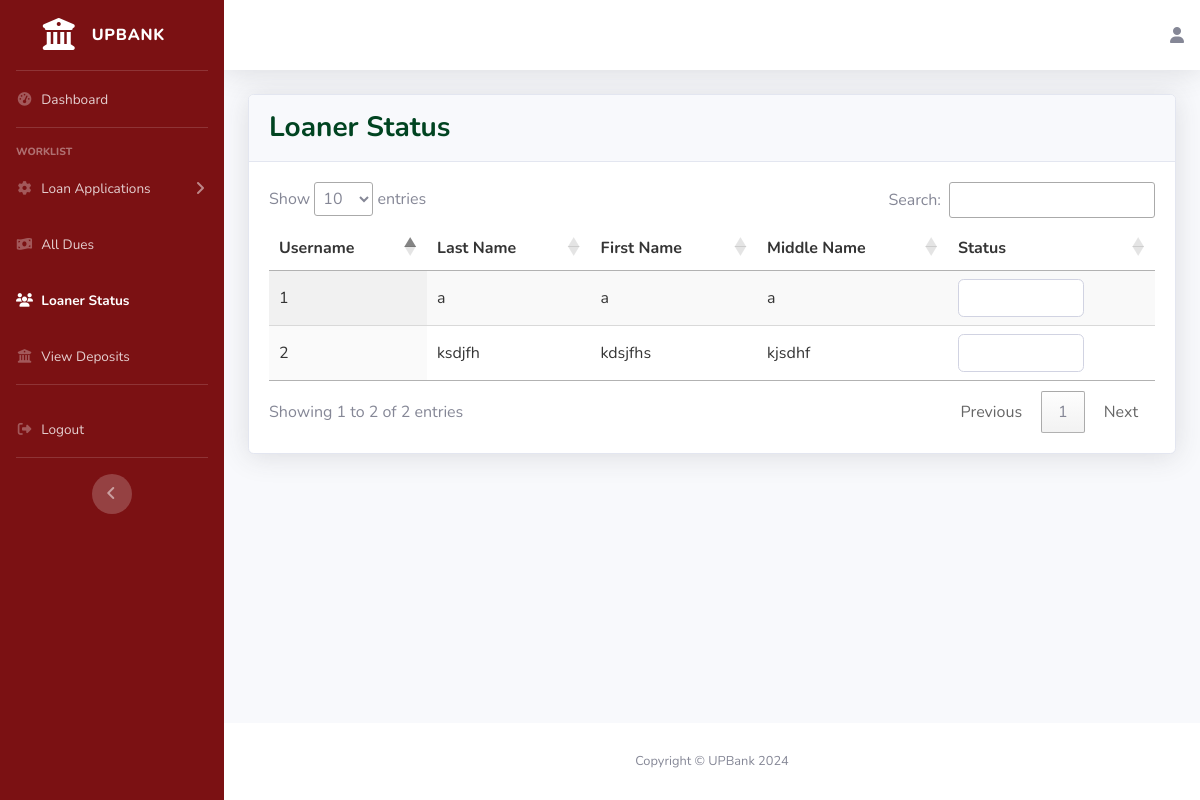
Before: /bank-officer/loaner-status with the older database file.
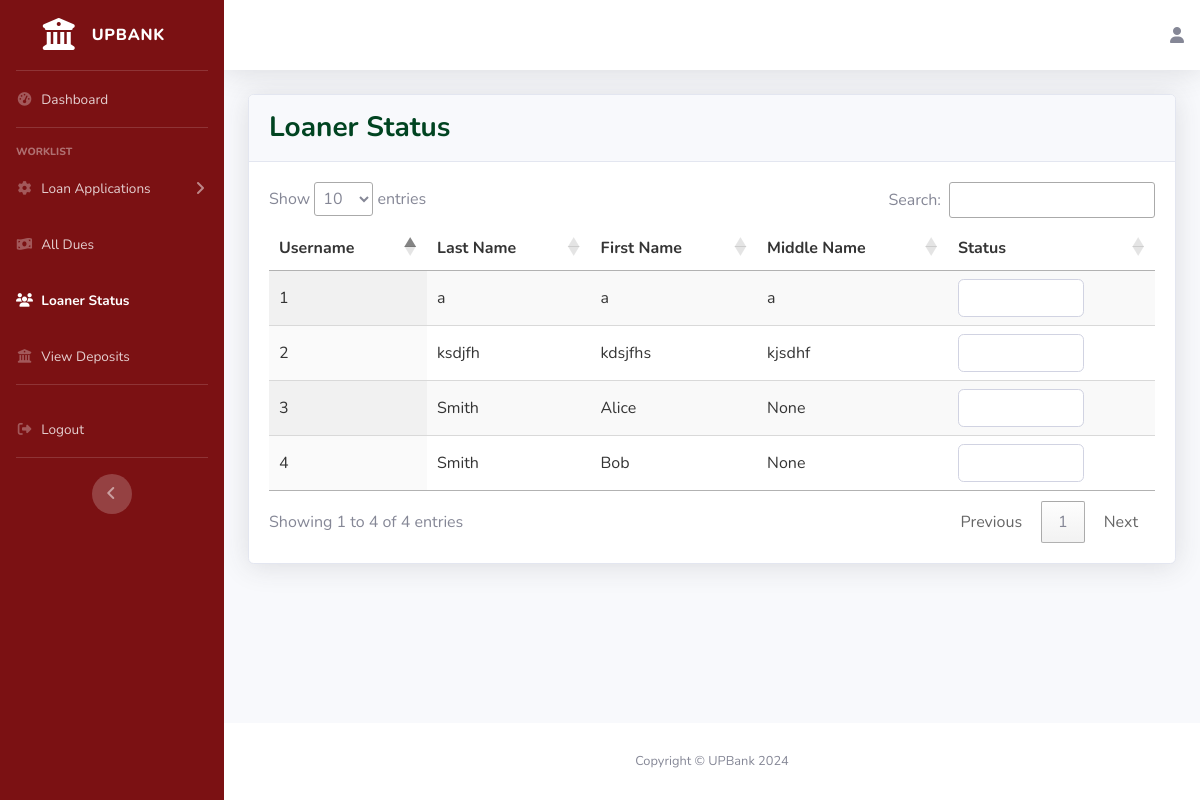
After: the same page with the newer database file.
### loans_borrower/models.py (models this page shows, shortened)
class Loans(models.Model):
    STATUS = (
        ('For Review', 'For Review'),
        ('Approved', 'Approved'),
        ('Rejected', 'Rejected'),
    )
    CIV_STATUS = (
        ('Married', 'Married'),
        ('Separated', 'Separated'),
        ('Single', 'Single'),
        ('Widower', 'Widower'),
    )
    LEN_STAY = (
        ('Months', 'Months'),
        ('Years', 'Years'),
    )
    HOME_OWN = (
        ('Mortgage', 'Mortgage'),
        ('Rented', 'Rented'),
        ('Owned', 'Owned'),
        ('Used Free/Living with Parents/Relatives', 'Used Free/Living with Parents/Relatives'),
    )
    PHONE_TYPE = (
        ('Home', 'Home'),
        ('Mobile', 'Mobile'),
    )
    PRIME_INCOME = (
        ('Employment', 'Employment'),
        ('Business', 'Business'),
    )
    EMP_TYPE = (
        ('Local(Government)', 'Local(Government)'),
        ('Local(Private)', 'Local(Private)'),
        ('OFW Non-Immigrant(Government)', 'OFW Non-Immigrant(Government)'),
        ('OFW Non-Immigrant(Private)', 'OFW Non-Immigrant(Private)'),
    )
    LOAN_TAG = (
        ('Pending', 'Pending'),
        ('Delinquent', 'Delinquent'),
        ('In-Loan Default', 'In-Loan Default'),
        ('Completed', 'Completed'),
    )
    app_date = models.DateTimeField(null=True, blank=True)
    status = models.CharField(default='For Review',max_length=100, choices=STATUS, null=True)
    make = models.CharField(max_length=100, null=True, blank=False)
    model = models.CharField(max_length=100, null=True, blank=False)
    sell_price = models.DecimalField(max_digits=50, decimal_places=2, null=True, blank=False)
    dp_percent = models.PositiveIntegerField(null=True, blank=False)
    dp_amt = models.DecimalField(max_digits=50, decimal_places=2, null=True, blank=False)
    loan_amt = models.DecimalField(max_digits=50, decimal_places=2, null=True, blank=False)
    no_of_payments = models.IntegerField(null=True, blank=False)
    loan_bal = models.DecimalField(default=0,max_digits=50, decimal_places=2, null=True, blank=True)
    user = models.ForeignKey(User, on_delete=models.CASCADE, null=True, blank=True)
    first_name = models.CharField(max_length=100, null=True, blank=False)
    middle_name = models.CharField(max_length=100, null=True, blank=True)
    last_name = models.CharField(max_length=100, null=True, blank=False)
    birthdate = models.DateField(null=True, blank=False)
    civ_status = models.CharField(max_length=100, choices=CIV_STATUS, null=True, blank=False)
    unit_no = models.CharField(max_length=100, null=True, blank=False)
    condo_name = models.CharField(max_length=100, null=True, blank=True)
    street = models.CharField(max_length=100, null=True, blank=False)
    subdiv_brgy = models.CharField(max_length=100, null=True, blank=False)
    city = models.CharField(max_length=100, null=True, blank=False)
    municip_prov = models.CharField(max_length=100, null=True, blank=False)
    country = models.CharField(max_length=100, null=True, blank=False)
    len_stay = models.CharField(max_length=100, choices=LEN_STAY, null=True, blank=False)
    len_stay_num = models.IntegerField(null=True, blank=False)
    home_own = models.CharField(max_length=100, choices=HOME_OWN, null=True, blank=False)
    phone_type = models.CharField(max_length=100, choices=PHONE_TYPE, null=True, blank=False)
    home_num = models.CharField(max_length=100, null=True, blank=True)
    mobile_num = PhoneNumberField(max_length=100, null=True, blank=True)
    email_add = models.CharField(max_length=100, null=True, blank=False)
    prime_income = models.CharField(max_length=100, choices=PRIME_INCOME, null=True, blank=False)
    emp_type = models.CharField(max_length=100, choices=EMP_TYPE, null=True, blank=True)
    emp_name = models.CharField(max_length=100, null=True, blank=True)
    job_pos = models.CharField(max_length=100, null=True, blank=True)
    emp_tenure = models.CharField(max_length=100, choices=LEN_STAY, null=True, blank=True)
    emp_tenure_num = models.IntegerField(null=True, blank=True)
    emp_monthly_income = models.DecimalField(max_digits=50, decimal_places=2, null=True, blank=True)
    emp_work_no = models.CharField(max_length=100, null=True, blank=True)
    bsns_type = models.CharField(default="Self-Employed", max_length=100, null=True, blank=True)
    bsns_name = models.CharField(max_length=100, null=True, blank=True)
    bsns_tenure = models.CharField(max_length=100, choices=LEN_STAY, null=True, blank=True)
    bsns_tenure_num = models.IntegerField(null=True, blank=True)
    bsns_monthly_income = models.DecimalField(max_digits=50, decimal_places=2, null=True, blank=True)
    bsns_work_no = models.CharField(max_length=100, null=True, blank=True)
    bsns_unit_no = models.CharField(max_length=100, null=True, blank=True)
    bsns_condo_name = models.CharField(max_length=100, null=True, blank=True)
    bsns_street = models.CharField(max_length=100, null=True, blank=True)
    bsns_subdiv_brgy = models.CharField(max_length=100, null=True, blank=True)
    bsns_city = models.CharField(max_length=100, null=True, blank=True)
    bsns_municip_prov = models.CharField(max_length=100, null=True, blank=True)
    bsns_country = models.CharField(max_length=100, null=True, blank=True)
    loan_docs = models.FileField(upload_to='loan_docs/', null=True, blank=True)
    loan_tag = models.CharField(default='Pending', max_length=100, choices=LOAN_TAG, null=True, blank=True)

### bank_officer/views.py (the view)
# urls.py: path('loaner-status', views.loaner_status, name="loaner-status"),
def loaner_status(request):
    loans = Loans.objects.filter()
    data = {
        'loans' : loans,
    }
    return render(request, 'bank_officer/loaner-status.html', data)

### bank_officer/templates/bank_officer/loaner-status.html (shortened to what this page needs)
{% extends 'bank_officer/navbar.html' %}
{% load static %}
{% block content %}
{% load humanize %}
                    <div class="card shadow mb-4">
                        <div class="card-header py-3">
                            <h3 class="m-0 font-weight-bold" style="color:#014421">Loaner Status</h3>
                        </div>
                        <div class="card-body">
                            <div class="table-responsive">
                                <table id="example" class="display" style="width:100%">
                                    <thead>
                                        <tr>
                                            <th>Username</th>
                                            <th>Last Name</th>
                                            <th>First Name</th>
                                            <th>Middle Name</th>
                                            <th>Status</th>
                                        </tr>
                                    </thead>
                                    <tbody>
                                        {% for loan in loans %}
                                             <tr>
                                                <td>{{loan.id}}</a></td>
                                                <td>{{loan.last_name}}</td>
                                                <td>{{loan.first_name}}</td>
                                                <td>{{loan.middle_name}}</td>
                                                <td>
                                                    <select id="select-loaner-status-{{ loan.id }}" name="loaner-status" class="form-control" style="max-width: fit-content; color:white;" onchange="updateBackgroundColor(this, {{ loan.id }})">
                                                        <option value="" style="background-color: white;"></option>
                                                        <option value="clean" style="color: #00573f; background-color: white;">Clean</option>
                                                      </select>
                                                </td>
                                            </tr>
                                        {% endfor %}
                                    </tbody>
                                </table>
                            </div>
                         </div>
                    </div>
{% endblock content %}

Changed rows visible on the page:
added Loans: id "3", last_name "Smith", first_name "Alice", middle_name "None"
added Loans: id "4", last_name "Smith", first_name "Bob", middle_name "None"
Other visible differences:
text written by a page script: "Show entries Search: Showing 1 to 2 of 2 entries Previous 1 Next" → "Show entries Search: Showing 1 to 4 of 4 entries Previous 1 Next"
